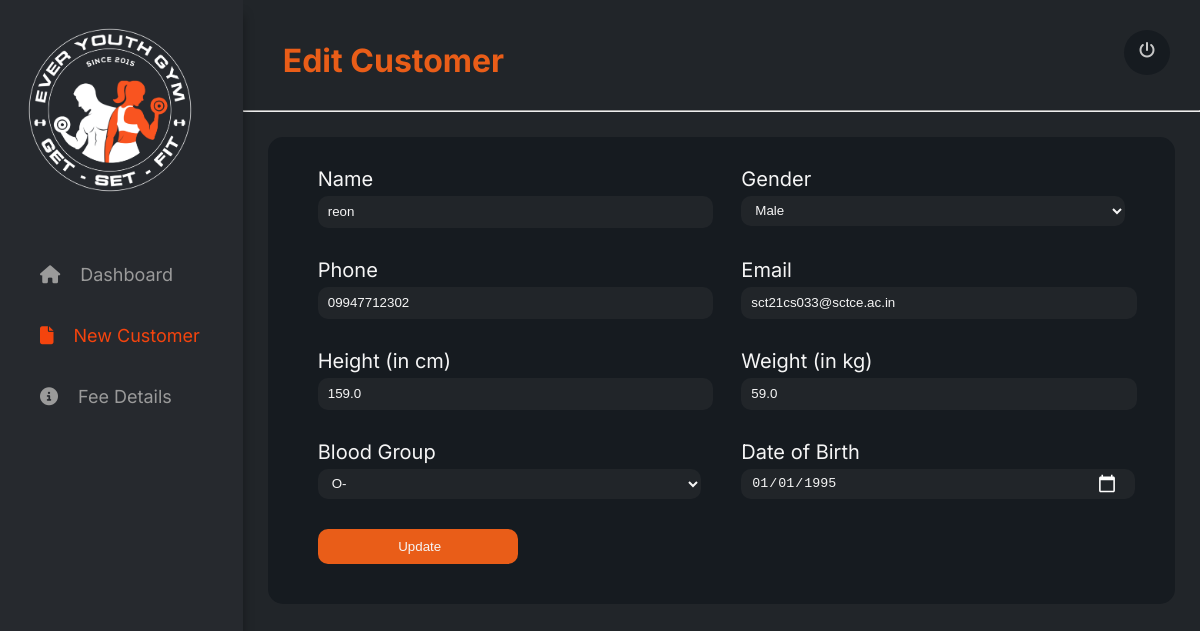
Page /edit/31/ (signed in) on the committed database.
### gym/models.py (models this page shows, shortened)
class Customer(models.Model):
    GENDER_CHOICES = [
        ('M', 'Male'),
        ('F', 'Female'),
    ]
    BLOOD_GROUP_CHOICES = [
        ('O+', 'O+'),
        ('O-', 'O-'),
        ('A+', 'A+'),
        ('A-', 'A-'),
        ('B+', 'B+'),
        ('B-', 'B-'),
        ('AB+', 'AB+'),
        ('AB-', 'AB-'),
        ('A1+', 'A1+'),
        ('A1-', 'A1-'),
        ('A2+', 'A2+'),
        ('A2-', 'A2-'),
        ('A1B+', 'A1B+'),
        ('A1B-', 'A1B-'),
        ('A2B+', 'A2B+'),
        ('A2B-', 'A2B-'),
        ('BOMBAY', 'BOMBAY'),
    ]
    WEIGHT_TRAINING = 'WT'
    CARDIO = 'C'
    BOTH = 'B'
    MEMBERSHIP_CHOICES = [
        (WEIGHT_TRAINING, 'Weight Training'),
        (CARDIO, 'Cardio'),
        (BOTH, 'Both'),
    ]
    unique_id = models.AutoField(primary_key=True)
    name = models.CharField(max_length=255,blank=False)
    phone_no = models.CharField(max_length=10, blank=True)
    email = models.EmailField(null=True, blank=True)
    gender = models.CharField(max_length=1, choices=GENDER_CHOICES,blank=False)
    height = models.FloatField(help_text='Height in centimeters', null=True, blank=True)
    weight = models.FloatField(help_text='Weight in kilograms', null=True, blank=True)
    blood_group = models.CharField(max_length=6, choices=BLOOD_GROUP_CHOICES,blank=False)
    bmi = models.FloatField(editable=False, null=True, blank=True)
    admission_number = models.PositiveIntegerField(editable=False, default=0)
    date_of_admission = models.DateField(default=timezone.now)
    date_of_birth = models.DateField(null=True, blank=True)
    class Meta:
        unique_together = ('name', 'phone_no')

### gym/views.py (the view, shortened to what this page needs)
# urls.py: path('edit/<int:customer_id>/', edit_customer, name='edit_customer'),
@login_required
def edit_customer(request, customer_id):
    customer = get_object_or_404(Customer, pk=customer_id)
    return render(request, 'gym/edit_customer.html', {'customer': customer})

### gym/templates/gym/edit_customer.html (shortened to what this page needs)
{% load static %}
<!DOCTYPE html>
<html lang="en">
<head>
    <link rel="stylesheet" href="{% static 'gym/newCust.css' %}">
</head>
<body>
    <div class="container">
        <div class="navbar">
            <div class="logo">
                <img src="{% static 'gym/assets/images/Logo.png' %}" alt="Logo">
            </div>
            <nav>
                <a href="{% url 'dashboard' %}"><li><i class="fa-solid fa-house" style="color: #9a9a9a;"></i>Dashboard</li>
                <a href="{% url 'add_customer' %}"style="color:#f4440e;"><li><i class="fa-solid fa-file" style="color: #f4440e;"></i>New Customer</li></a>
                <a href="{% url 'feeDetails' %}"><li><i class="fa-solid fa-circle-info" style="color: #9a9a9a;"></i>Fee Details</li></a>
            </nav>
        </div>
        <div class="content">
            <div class="header">
                <h1>Edit Customer</h1>
                <div class="userIcon">
                    <a href="{% url 'logout' %}"><i class="fa-solid fa-power-off" style="color: #c7c7c7;"></i></a>
                </div>
            </div>
            <hr style="color:#9A9A9A">
            <div class="formContainer">
                <form method="POST">
                    <div class="formBody">
                        <div class="row1">
                            <div class="formGroup">
                                <label for="name">Name</label>
                                <input type="text" name="name" id="name" value="{{ customer.name }}" placeholder="Enter Name" required>
                            </div>
                            <div class="formGroup">
                                <label for="gender">Gender</label>
                                <select name="gender" id="gender" required>
                                    <option value="M" {% if customer.gender == "M" %}selected{% endif %}>Male</option>
                                </select>
                            </div>
                        </div>
                        <div class="row2">
                            <div class="formGroup">
                                <label for="phone">Phone</label>
                                <input type="tel" name="phone" id="phone" value="{{ customer.phone_no }}" placeholder="10-digit mobile number" required>
                            </div>
                            <div class="formGroup">
                                <label for="email">Email</label>
                                <input type="email" name="email" id="email" value="{{ customer.email }}" placeholder="xyz@gmail.com">
                            </div>
                        </div>
                        <div class="row3">
                            <div class="formGroup">
                                <label for="height">Height (in cm)</label>
                                <input type="number" name="height" id="height" value="{{ customer.height }}" placeholder="Enter Height">
                            </div>
                            <div class="formGroup">
                                <label for="weight">Weight (in kg)</label>
                                <input type="number" name="weight" id="weight" value="{{ customer.weight }}" placeholder="Enter Weight">
                            </div>
                        </div>
                        <div class="row4">
                            <div class="formGroup">
                                <label for="bloodGroup">Blood Group</label>
                                <select name="bloodGroup" id="bloodGroup" required>
                                    {% for key, value in customer.BLOOD_GROUP_CHOICES %}
                                        <option value="{{ key }}" {% if customer.blood_group == key %}selected{% endif %}>{{ value }}</option>
                                    {% endfor %}
                                </select>
                            </div>
                            <div class="formGroup">
                                <label for="dob">Date of Birth</label>
                                <input type="date" id="dob" name="dob" value="{{ customer.date_of_birth|date:'Y-m-d' }}" required>
                            </div>
                        </div>
                    </div>
                    <div class="formGroup">
                        <input type="submit" class="submitForm" value="Update">
                    </div>
                </form>
            </div>
        </div>
    </div>
</body>
</html>

### gym/static/gym/newCust.css (style rules this page uses)
body { margin:0; padding:0; height:100%; font-family: "Inter", sans-serif; }
.container { background-color:#26292E; display:flex; height:100%; min-height: 100vh; }
.navbar { width:18%; background-color:#26292E; box-shadow: 0 15px 10px rgba(0, 0, 0, 0.35); position: relative; z-index: 1; padding:20px; }
.navbar nav { display: block; margin-top:40px; }
.navbar nav li { list-style-type: none; padding:10px; font-size: 18px; }
.navbar nav a { color:#9A9A9A; text-decoration:none; }
.navbar nav li { padding:20px; }
.navbar nav li i { margin-right:20px; }
.logo img { width:180px; height:auto; }
.content { width:85%; background-color:#212529; }
.header { display:flex; justify-content: space-between; padding:20px 30px 0px 40px; }
.header h1 { color:#E95D18; }
.userIcon { margin-top:10px; height:25px; border-radius:50%; padding:10px 15px; background-color:#161b20; }
.formContainer { background-color:#161b20; color:whitesmoke; border-radius:15px; padding:30px; padding-top:10px; margin:25px; }
form label { font-size:20px; color: whitesmoke; margin-bottom:5px; }
form input, form select, form option { background-color: #212529; width: 100%; max-width: 500px; height: 30px; border-radius: 10px; color: whitesmoke; border: none; padding-left: 10px; margin-bottom: 10px; }
.row1,.row2,.row3,.row4 { display:flex; flex-wrap: wrap; }
.formGroup { display:flex; flex-direction: column; margin:20px; margin-bottom:0px; flex: 1; min-width: 200px; }
.submitForm { width:200px; background-color:#E95D18; border-radius:10px; height:35px; cursor:pointer; }

### rows in the picture
Customer: name "reon", gender "Male", phone "09947712302", email "sct21cs033@sctce.ac.in", height "159.0", weight "59.0", bloodGroup "O-", dob "01/01/1995"
